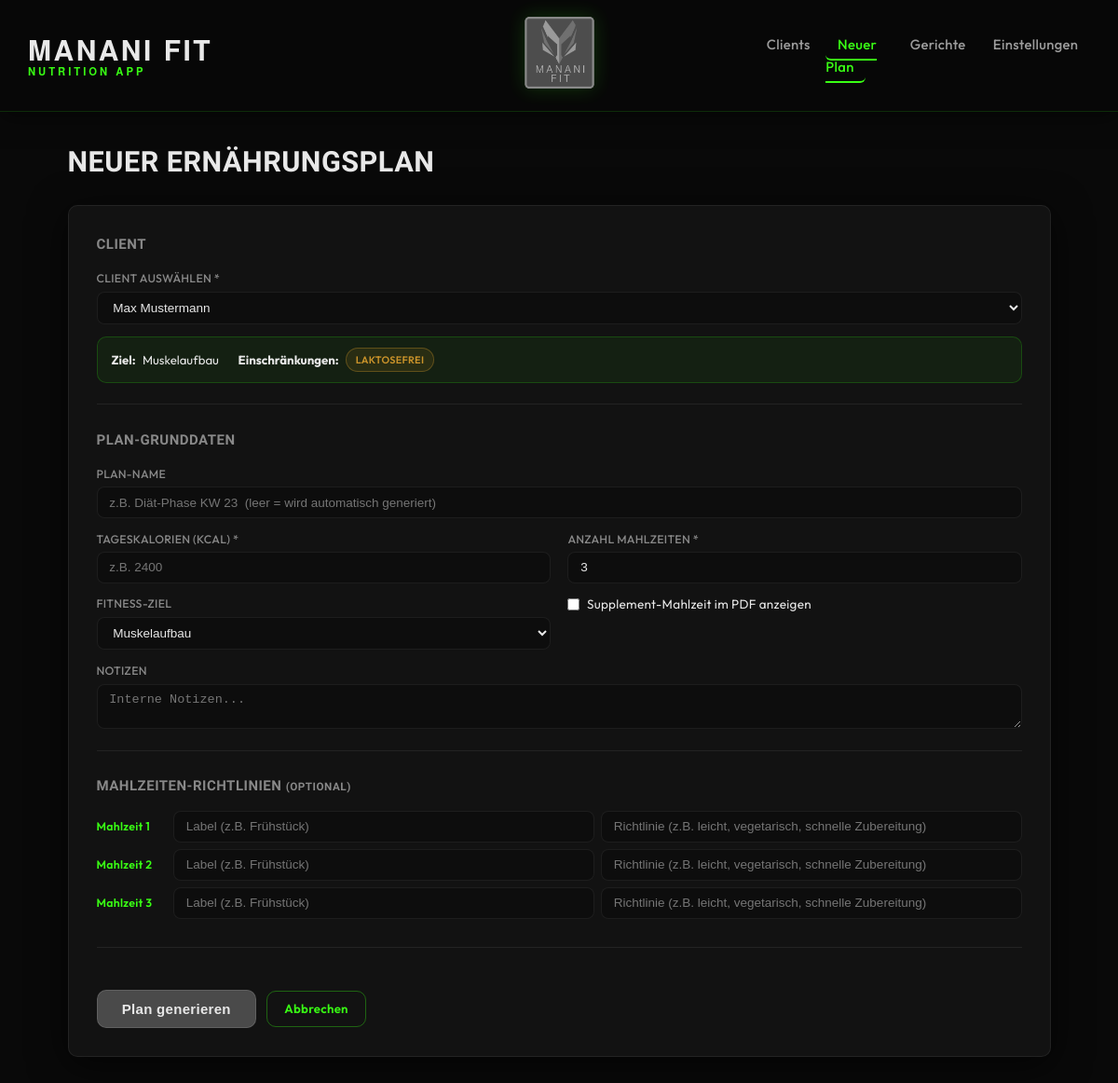
The page /plans/new?client_id=1 on the database as committed earlier.
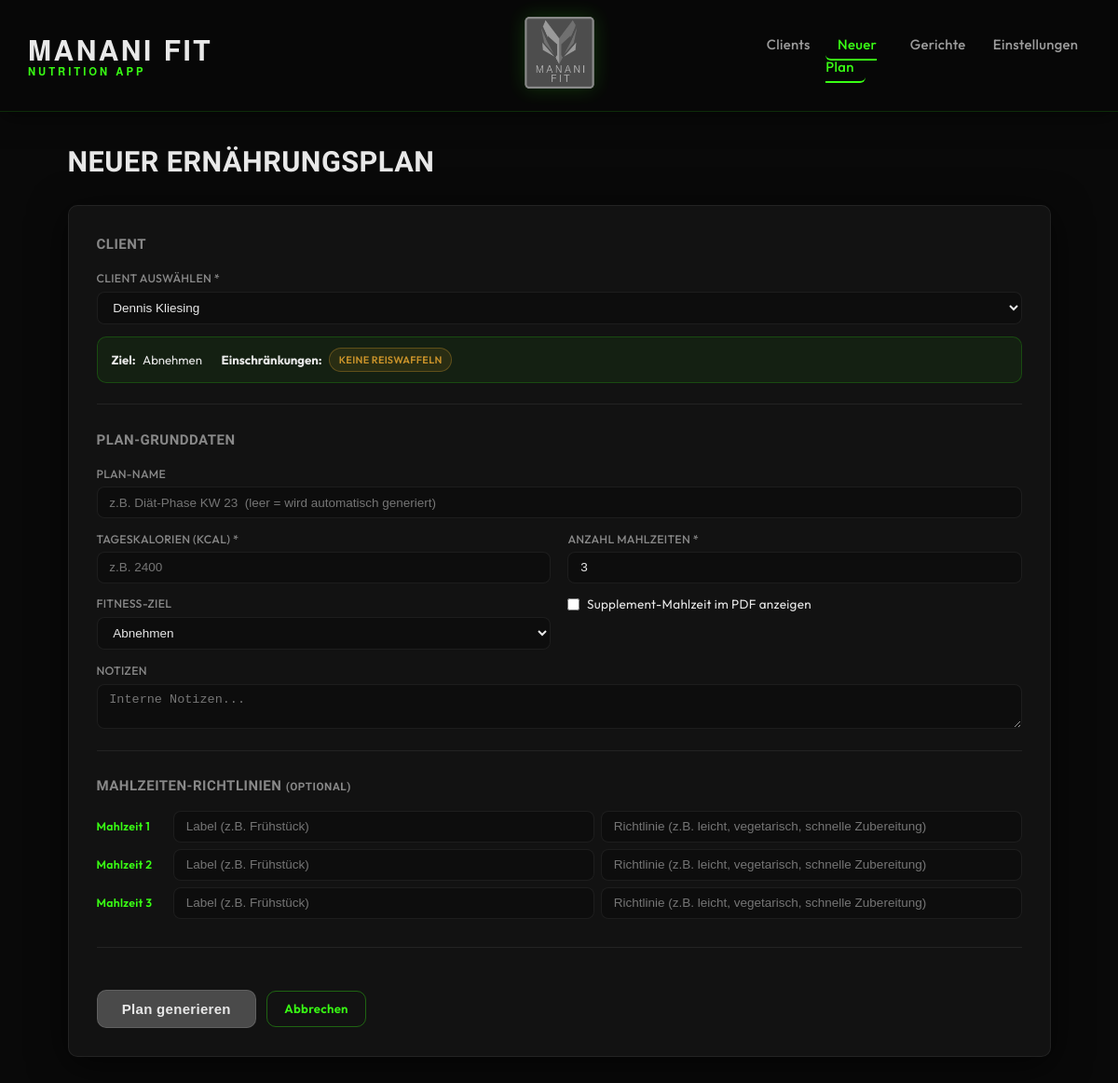
The same page on the database as committed later.
### models.py (models this page shows, shortened)
class Client(db.Model):
    __tablename__ = "clients"
    __allow_unmapped__ = True
    id: int = db.Column(db.Integer, primary_key=True)
    name: str = db.Column(db.String(120), nullable=False)
    email: str | None = db.Column(db.String(200))
    phone: str | None = db.Column(db.String(50))
    birthdate: date | None = db.Column(db.Date)
    gender: str | None = db.Column(db.String(20))
    weight_kg: float | None = db.Column(db.Float)
    height_cm: float | None = db.Column(db.Float)
    goal: str = db.Column(db.String(30), nullable=False, default="Halten")
    restrictions_text: str | None = db.Column(db.Text)
    restriction_tags: str = db.Column(db.Text, default="[]")
    created_at: datetime = db.Column(db.DateTime, default=datetime.utcnow)
    updated_at: datetime = db.Column(
        db.DateTime, default=datetime.utcnow, onupdate=datetime.utcnow
    )
    is_archived: bool = db.Column(db.Boolean, default=False)
    plans = db.relationship("MealPlan", back_populates="client", lazy="dynamic")
    def get_restriction_tags(self) -> list[str]:
        return json.loads(self.restriction_tags or "[]")

### app.py (the view)
    @app.route("/plans/new", methods=["GET", "POST"])
    def plans_new():
        clients = Client.query.filter_by(is_archived=False).order_by(Client.name).all()
        selected_client = None
        client_id = request.args.get("client_id") or request.form.get("client_id")
        if client_id:
            selected_client = Client.query.get(int(client_id))
        return render_template(
            "plans/creator.html", clients=clients, selected_client=selected_client
        )

### templates/plans/creator.html (shortened to what this page needs)
{% extends "base.html" %}
{% block content %}
<div class="page-header">
  <h1>Neuer Ernährungsplan</h1>
</div>
<form method="post" action="{{ url_for('plans_generate') }}" class="form-card" id="plan-creator">
  <div class="form-section">
    <h2>Client</h2>
    <div class="form-grid">
      <div class="form-group form-group--full">
        <label for="client_id">Client auswählen *</label>
        <select id="client_id" name="client_id" required
                hx-get="{{ url_for('plans_new') }}"
                hx-target="#client-info"
                hx-include="#client_id"
                hx-trigger="change">
          {% for c in clients %}
            <option value="{{ c.id }}"
              data-goal="{{ c.goal }}"
              data-tags="{{ c.get_restriction_tags()|join(', ') }}"
              {% if selected_client and selected_client.id == c.id %}selected{% endif %}>
              {{ c.name }}
            </option>
          {% endfor %}
        </select>
      </div>
      <div id="client-info" class="form-group--full">
        {% if selected_client %}
          <div class="info-box">
            <strong>Ziel:</strong> {{ selected_client.goal }}&emsp;
            {% set tags = selected_client.get_restriction_tags() %}
            {% if tags %}
              <strong>Einschränkungen:</strong>
              {% for t in tags %}<span class="tag tag--restriction">{{ t }}</span>{% endfor %}
            {% endif %}
          </div>
        {% endif %}
      </div>
    </div>
  </div>
  <div class="form-section">
    <h2>Plan-Grunddaten</h2>
    <div class="form-grid">
      <div class="form-group form-group--full">
        <label for="plan_name">Plan-Name</label>
        <input type="text" id="plan_name" name="plan_name"
               placeholder="z.B. Diät-Phase KW 23  (leer = wird automatisch generiert)">
      </div>
      <div class="form-group">
        <label for="kcal_target">Tageskalorien (kcal) *</label>
        <input type="number" id="kcal_target" name="kcal_target"
               required min="800" max="6000" step="50"
               placeholder="z.B. 2400">
      </div>
      <div class="form-group">
        <label for="n_meals">Anzahl Mahlzeiten *</label>
        <input type="number" id="n_meals" name="n_meals"
               required min="1" max="8" value="3"
               hx-on:change="updateMealSlots(this.value)">
      </div>
      <div class="form-group">
        <label for="goal">Fitness-Ziel</label>
        <select id="goal" name="goal">
          {% for g in ['Abnehmen', 'Muskelaufbau', 'Halten'] %}
            <option value="{{ g }}"
              {% if selected_client and selected_client.goal == g %}selected{% endif %}>
              {{ g }}
            </option>
          {% endfor %}
        </select>
      </div>
      <div class="form-group">
        <label class="checkbox-label">
          <input type="checkbox" name="include_supplements">
          Supplement-Mahlzeit im PDF anzeigen
        </label>
      </div>
      <div class="form-group form-group--full">
        <label for="notes">Notizen</label>
        <textarea id="notes" name="notes" rows="2" placeholder="Interne Notizen..."></textarea>
      </div>
    </div>
  </div>
  <div class="form-section">
    <h2>Mahlzeiten-Richtlinien <small>(optional)</small></h2>
    <div id="meal-slots">
      {% for i in range(1, 4) %}
        <div class="meal-slot-row">
          <span class="meal-slot-num">Mahlzeit {{ i }}</span>
          <input type="text" name="label_{{ i }}" placeholder="Label (z.B. Frühstück)" style="width:180px">
          <input type="text" name="guidelines_{{ i }}"
                 placeholder="Richtlinie (z.B. leicht, vegetarisch, schnelle Zubereitung)">
        </div>
      {% endfor %}
    </div>
  </div>
  <div class="form-actions">
    <button type="submit" class="btn btn--primary btn--lg">Plan generieren</button>
    <a href="{{ url_for('index') }}" class="btn btn--ghost">Abbrechen</a>
  </div>
</form>
{% endblock %}

Rows that differ between the two databases and show on the page:
changed Client: goal "Muskelaufbau" → "Abnehmen"; restriction_tags "[\"laktosefrei\"]" → "[\"Keine Reiswaffeln\"]" (drawn)
Other text that changed with them:
form field client_id: "Max Mustermann" → "Dennis Kliesing"
new list line: "KEINE REISWAFFELN"
list line gone: "LAKTOSEFREI"
